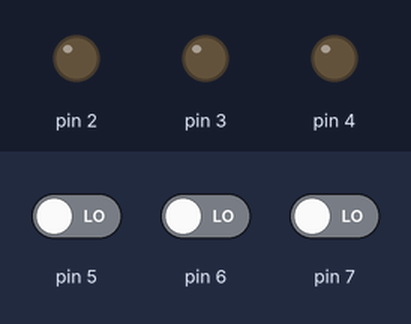
Bench run of a sketch on a simulated Arduino Uno, built with avr-gcc and run on an emulated ATmega328P. On the bench: output pins drawn as LEDs (lit = HIGH). The test bench sets the inputs (shaded band); at power-on: pin 5 LOW, pin 6 LOW, pin 7 LOW.

Above: at 1.2 s.
1.3 s: pin 5 driven HIGH
At 2.5 s:
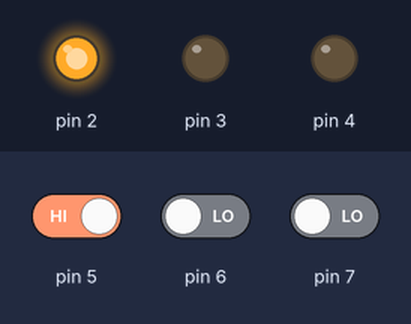
2.8 s: pin 5 driven LOW
At 3.7 s:
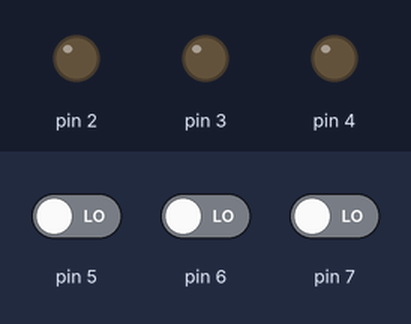
4.3 s: pin 6 driven HIGH
At 4.9 s:
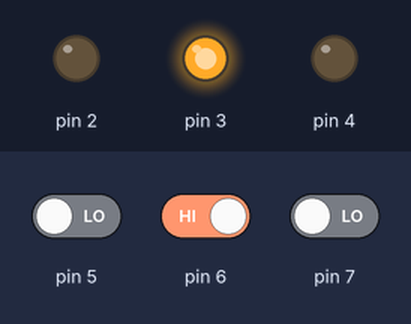
5.8 s: pin 6 driven LOW
At 7.0 s:
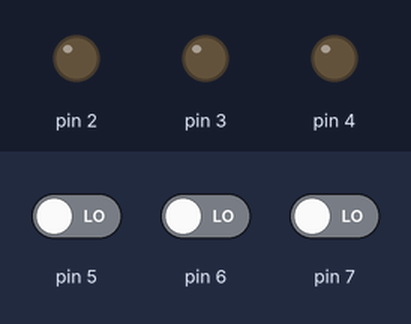
7.3 s: pin 7 driven HIGH
At 8.4 s:
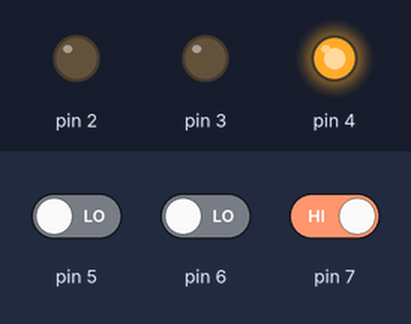
Timing chart, 0 to 9.8 s (numbered marks = the images above; inputs shaded):
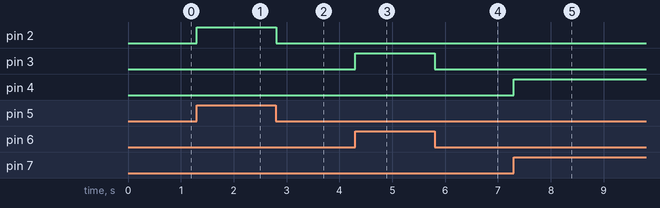

Measured:
- after the input at 1.3 s, pin 2: LOW → HIGH at once
- after the input at 2.8 s, pin 2: HIGH → LOW at once
- after the input at 4.3 s, pin 3: LOW → HIGH at once
- after the input at 5.8 s, pin 3: HIGH → LOW at once
- after the input at 7.3 s, pin 4: LOW → HIGH at once

The sketch:

test_bouton_2.ino
```cpp
void setup() {
  pinMode(2,OUTPUT);
  pinMode(3,OUTPUT);
  pinMode(4,OUTPUT);
  pinMode(5,INPUT);
  pinMode(6,INPUT);
  pinMode(7,INPUT);

}

void loop() {
  if (digitalRead(5)==HIGH)
  {
    digitalWrite(2,HIGH);
    digitalWrite(3,LOW);
    digitalWrite(4,LOW);
  }
  else if(digitalRead(6)==HIGH)
  {
    digitalWrite(3,HIGH);
    digitalWrite(2,LOW);
    digitalWrite(4,LOW);
  }
  else if(digitalRead(7)==HIGH)
  {
    digitalWrite(3,LOW);
    digitalWrite(2,LOW);
    digitalWrite(4,HIGH);
  }
  else
  {
    digitalWrite(3,LOW);
    digitalWrite(2,LOW);
    digitalWrite(4,LOW);
  }


}
```
